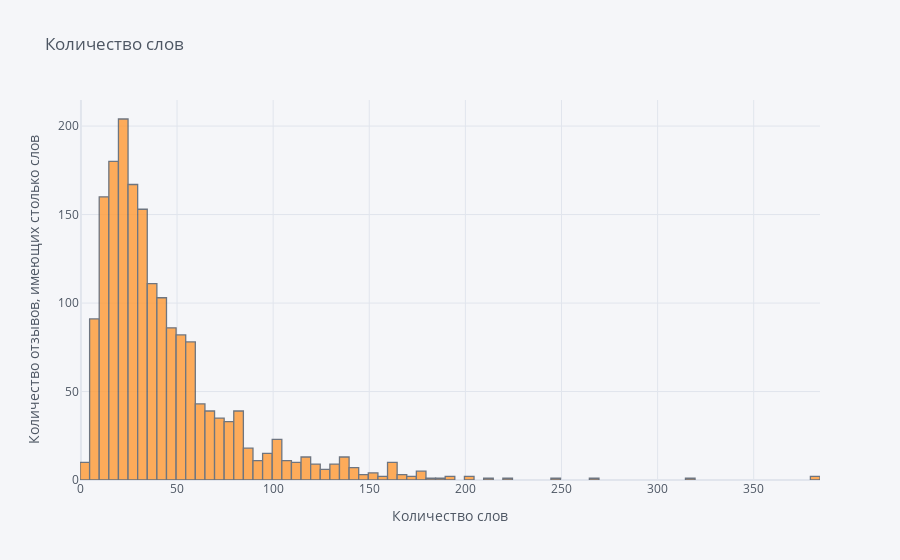

Source (notebook cell):
### Markdown cell above
Теперь для количества слов

### Code cell
info['w_count'].iplot(kind='hist', xTitle = "Количество слов", yTitle = "Количество отзывов, имеющих столько слов", title = "Количество слов")

### Figure 1 — Plotly figure (JSON) as saved in the notebook; plotly's stock layout.template omitted (floating-point values rounded to 4 significant figures; data arrays with more than 128 entries replaced by an {"elided": "..."} marker saying what was removed)
{"data": [{"histfunc": "count", "histnorm": "", "marker": {"color": "rgba(255, 153, 51, 1.0)", "line": {"color": "#4D5663", "width": 1.3}}, "name": "w_count", "opacity": 0.8, "orientation": "v", "type": "histogram", "x": {"elided": "1801 int values"}}], "layout": {"barmode": "overlay", "legend": {"bgcolor": "#F5F6F9", "font": {"color": "#4D5663"}}, "paper_bgcolor": "#F5F6F9", "plot_bgcolor": "#F5F6F9", "title": {"font": {"color": "#4D5663"}, "text": "Количество слов"}, "xaxis": {"gridcolor": "#E1E5ED", "showgrid": true, "tickfont": {"color": "#4D5663"}, "title": {"font": {"color": "#4D5663"}, "text": "Количество слов"}, "zerolinecolor": "#E1E5ED"}, "yaxis": {"gridcolor": "#E1E5ED", "showgrid": true, "tickfont": {"color": "#4D5663"}, "title": {"font": {"color": "#4D5663"}, "text": "Количество отзывов, имеющих столько слов"}, "zerolinecolor": "#E1E5ED"}}}
